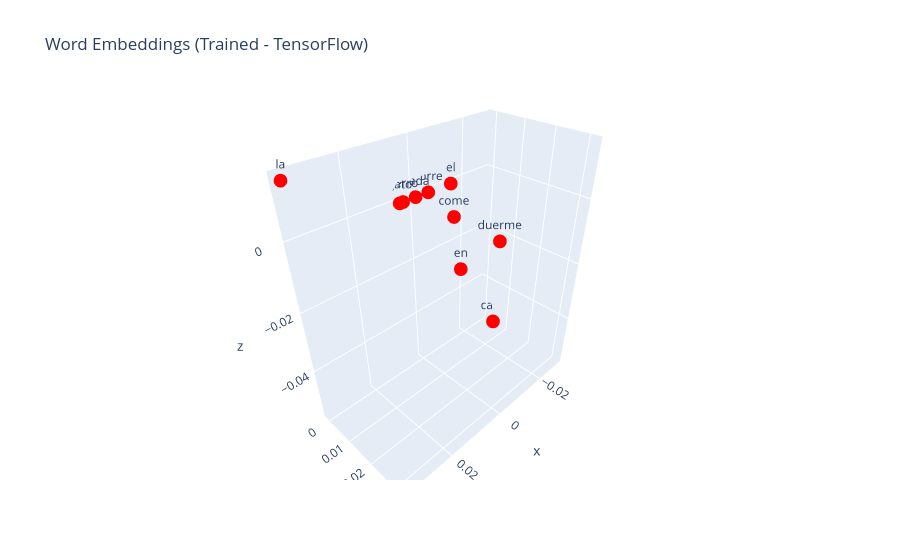

Notebook code cell kept with this figure:
### Code cell
trained_embeddings = embedding_layer(np.arange(vocab_size)).numpy()

df_trained = pd.DataFrame(trained_embeddings, columns=['x', 'y', 'z'])
df_trained['word'] = vocab

fig = px.scatter_3d(df_trained, x='x', y='y', z='z', text='word',
                    title='Word Embeddings (Trained - TensorFlow)')
fig.update_traces(marker=dict(size=8, color='red'), textposition='top center')
fig.show()

### Figure 1 — Plotly figure (JSON) as saved in the notebook; plotly's stock layout.template omitted (floating-point values rounded to 4 significant figures)
{"data": [{"hovertemplate": "x=%{x}<br>y=%{y}<br>z=%{z}<br>word=%{text}<extra></extra>", "legendgroup": "", "marker": {"color": "red", "size": 8, "symbol": "circle"}, "mode": "markers+text", "name": "", "scene": "scene", "showlegend": false, "text": ["el", "la", "gato", "perro", "come", "duerme", "en", "casa", "corre", "nada"], "textposition": "top center", "type": "scatter3d", "x": [-0.01284, 0.03489, 0.005692, 0.00456, 0.002204, 0.004408, -0.01466, -0.02931, -0.004255, 0.0002624], "y": [1.692e-06, -0.001449, -4.286e-06, -4.532e-06, 0.01611, 0.03221, 0.002672, 0.005343, -7.28e-06, -8.724e-06], "z": [3.19e-06, 0.01397, 2.429e-06, 3.668e-06, 0.0005572, 0.001114, -0.02801, -0.05602, 7.901e-06, 8.39e-06]}], "layout": {"legend": {"tracegroupgap": 0}, "scene": {"domain": {"x": [0, 1], "y": [0, 1]}, "xaxis": {"title": {"text": "x"}}, "yaxis": {"title": {"text": "y"}}, "zaxis": {"title": {"text": "z"}}}, "title": {"text": "Word Embeddings (Trained - TensorFlow)"}}}
